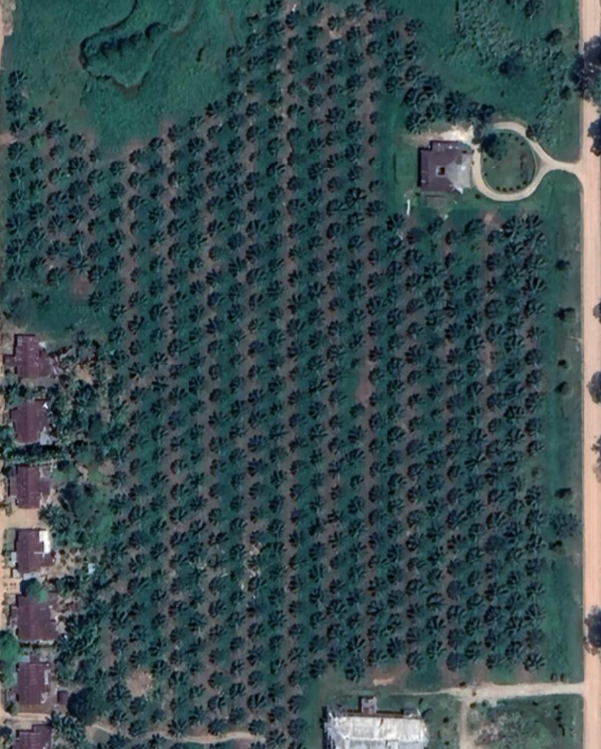
#> input picture Kursus Computer Vision/Pertemuan_1/sample4.tif, 601 x 749 px
$ jupyter execute '1.5 Drawing Library.ipynb'
#> lines starting #> are read from the running program, lines starting #| are printed output that depends on the picture; after the words box and inside, x2 and y2 are one past the last pixel; in counts of white or black regions, pixels touching at a corner belong together
## 1.4 OpenCV Drawing Tool
- Draw **line**
- Draw **rectangle**
- Draw **circle**
- Write **text**
___

[cell 1]
# import opencv library
import cv2

<br><br><br><br>
## 1.4.1 Draw Line
- using method `cv2.line(img, (x0,y0), (xt,yt), (B, G, R), thickness, line_type)` <br><br>
- parameter :
    - `img` : input image
    - `(x0, y0)` : start point (tuple)
    - `(xt, yt)` : end point (tuple)
    - `(B, G, R)` : line color (tuple), 8-bit (0-255) each color
    - `thickness` : line thickness
    - `line_type` :
        - `cv2.LINE_8` : 8-connected line - standard line drawing algorithm (default)
        - `cv2.LINE_AA` : antialiased line - makes the line look smoother by blending pixels at the edges<br><br>
</img>

[cell 2]
# read image from file 'sample4.tif'
img = cv2.imread('sample4.tif')
#> img is the input picture: shape (749, 601, 3); mean B, G, R 79.6, 76.5, 57.2


# draw a blue line from coordinate (0,0) to (100,100) with thickness 5
cv2.line(img, (0,0), (300,100), (255,0,0), 5)


# show image which has a blue line
cv2.imshow('image',img)
cv2.waitKey(0)
cv2.destroyAllWindows()

[cell 3]
# read image from file 'sample4.tif'
img = cv2.imread('sample4.tif')


# thin red horizontal (default line type)
cv2.line(img, (10, 10), (390, 10), (0, 0, 255), 1)

# thick blue vertical
cv2.line(img, (60, 60), (60, 360), (255, 0, 0), 10)

# very thick magenta vertical
cv2.line(img, (200, 60), (200, 340), (255, 0, 255), 24)


# diagonal cyan, 8-connected
# 8-connected line has some gaps on diagonal lines
cv2.line(img, (10, 380), (390, 100), (255, 255, 0), 7, cv2.LINE_8)

# thicker green horizontal, anti-aliased
# anti-aliased line looks smoother on diagonal or non-vertical/horizontal lines
# the best line type for general purpose is LINE_AA (anti-aliased)
cv2.line(img, (10, 480), (390, 200), (0, 255, 0), 7, cv2.LINE_AA)


# show image with various lines
cv2.imshow("image", img)
cv2.waitKey(0)
cv2.destroyAllWindows()

<br><br><br><br>
## 1.4.2. Draw Rectangle

- method `cv2.rectangle(img, (x0,y0), (xt,yt), (B, G, R), thickness, line_type)` <br><br>
- paramter :
    - `img` : input image
    - `(x0, y0)` : top-left-corner rectangle point (tuple)
    - `(xt, yt)` : bottom-right-corner rectangle point (tuple)
    - `(B, G, R)` : rectangle color (tuple), 8-bit (0-255) each color
    - `thickness` : rectangle thickness (if negative, color will be user as fillcolor)
    - `line_type` :
        - `cv2.LINE_8` : 8-connected line - standard line drawing algorithm (default)
        - `cv2.LINE_AA` : antialiased line - makes the line look smoother by blending pixels at the edges <br><br>
</img>

[cell 4]
# read image from file 'sample4.tif'
img = cv2.imread('sample4.tif')


# get image dimensions
h, w, c = img.shape
#> h = 749; w = 601; c = 3


# calculate rectangle coordinates at 1/4 to 3/4 of image size
x0 = int(w * 1 / 4)
#> x0 = 150
y0 = int(h * 1 / 4)
#> y0 = 187
xt = int(w * 3 / 4)
#> xt = 450
yt = int(h * 3 / 4)
#> yt = 561


# draw a blue rectangle with thickness 2
cv2.rectangle(img, (x0, y0 ), (xt, yt), (255, 0, 0), 2)
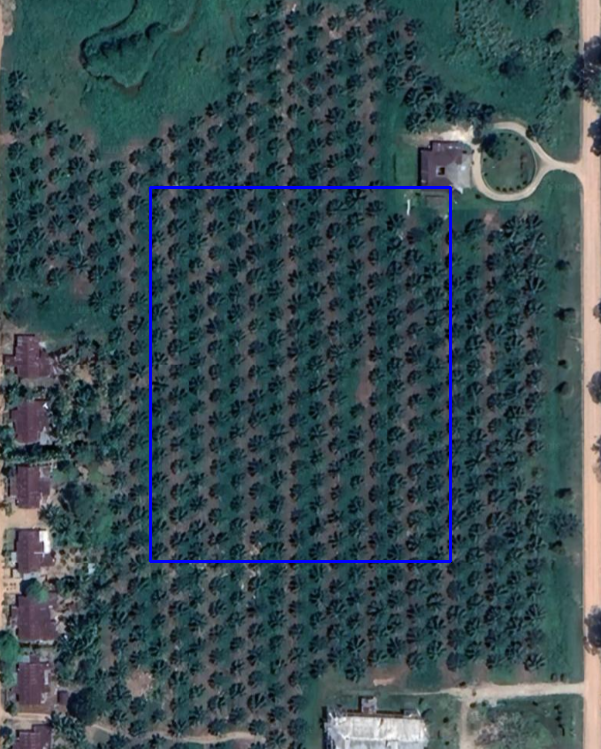
#> img: shape (749, 601, 3); mean B, G, R 81.3, 76, 56.8


# show image which has a blue line
cv2.imshow('image',img)
cv2.waitKey(0)
cv2.destroyAllWindows()

[cell 5]
# read image from file 'sample4.tif'
img = cv2.imread('sample4.tif')


# get image dimensions
h, w, c = img.shape


# calculate rectangle coordinates at 1/4 to 3/4 of image size
x0 = int(w * 1 / 4)
y0 = int(h * 1 / 4)
xt = int(w * 3 / 4)
yt = int(h * 3 / 4)


# draw a filled blue rectangle
cv2.rectangle(img, (x0, y0 ), (xt, yt), (255, 0, 0), -1)
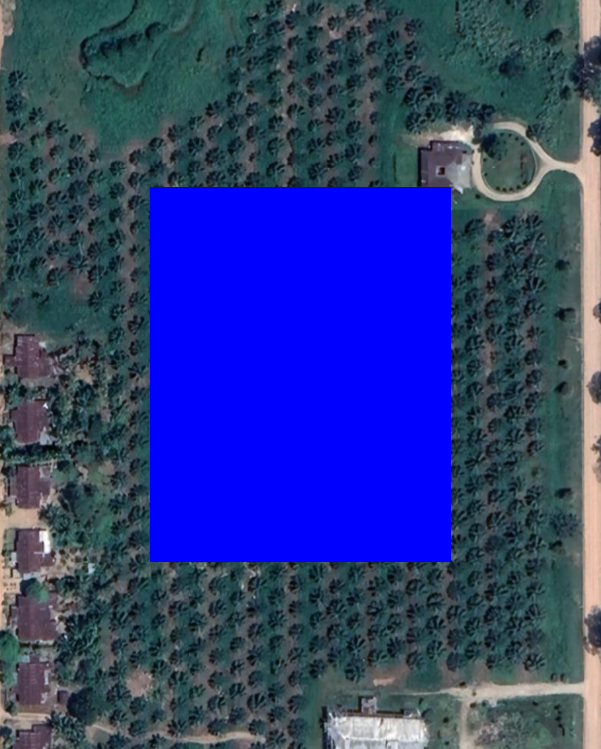
#> img: shape (749, 601, 3); mean B, G, R 126, 60.5, 46.4


# show image which has a blue line
cv2.imshow('image',img)
cv2.waitKey(0)
cv2.destroyAllWindows()

<br><br><br><br>
## 1.4.3. Draw Circle

- method `cv2.circle(img, (x,y), radius, (B, G, R), thickness, line_type)` <br><br>
- parameter :
    - `img` : input image
    - `(x, y)` : circle center point (tuple)
    - `radius` : circle radius (in pixel)
    - `(B, G, R)` : circle color (tuple)
    - `thickness` : circle thickness  (if negative, color will be user as fillcolor)
    - `line_type` :
        - `cv2.LINE_8` : 8-connected line - standard line drawing algorithm (default)
        - `cv2.LINE_AA` : antialiased line - makes the line look smoother by blending pixels at the edges<br><br>
</img>

[cell 6]
# read image from file 'sample4.tif'
img = cv2.imread('sample4.tif')


# outlined circle
cv2.circle(img,
           (65, 65),
           55,
           (0,255,150),
           2,
           cv2.LINE_AA)

# filled circle
cv2.circle(img,
           (65, 250),
           55,
           (0,50,250),
           -1,
           cv2.LINE_AA)


# show image which has two circles
cv2.imshow('image',img)
cv2.waitKey(0)
cv2.destroyAllWindows()

<br><br><br><br>
## 1.4.4. Write Text

- Menggunakan method `cv2.putText(img, text, (x,y), font_type, font_scale, (B, G, R), thickness, line_type)` <br><br>
- untuk :
    - `img` : input image
    - `text` : string to write in image
    - `(x, y)` : start-left position of text (tuple)
    - `font_type` :
        - `cv2.FONT_HERSHEY_SIMPLEX` : size sans-serif font
        - `cv2.FONT_HERSHEY_PLAIN` : small size sans-serif font
        - `cv2.FONT_HERSHEY_DUPLEX` : normal size sans-serif font (more complex than FONT_HERSHEY_SIMPLEX)
        - `cv2.FONT_HERSHEY_COMPLEX` : normal size serif font
        - `cv2.FONT_HERSHEY_TRIPLEX` : normal size serif font (more complex than FONT_HERSHEY_COMPLEX)
        - `cv2.FONT_HERSHEY_COMPLEX_SMALL` : smaller version of FONT_HERSHEY_COMPLEX
        - `cv2.FONT_HERSHEY_SCRIPT_SIMPLEX` : hand-writing style font
        - `cv2.FONT_HERSHEY_SCRIPT_COMPLEX` : more complex variant of FONT_HERSHEY_SCRIPT_SIMPLEX
        - `cv2.FONT_ITALIC` : flag for italic font
    - `(B, G, R)` : circle color (tuple)
    - `thickness` : circle thickness  (if negative, color will be user as fillcolor)
    - `line_type` :
        - `cv2.LINE_8` : 8-connected line - standard line drawing algorithm (default)
        - `cv2.LINE_AA` : antialiased line - makes the line look smoother by blending pixels at the edges<br><br>
</img>

[cell 7]
# read image from file 'sample4.tif'
img = cv2.imread('sample4.tif')


# write red text on image, using FONT_HERSHEY_SIMPLEX font
# font scale 1.5 means the font size is 1.5 times the base size
# base font size is approximately 30 pixels height for scale 1.0

cv2.putText(img,
            "Lorem Ipsum",
            (10, 250),
            cv2.FONT_HERSHEY_SIMPLEX,
            1.5,
            (0, 0, 255),
            2,
            cv2.LINE_AA)
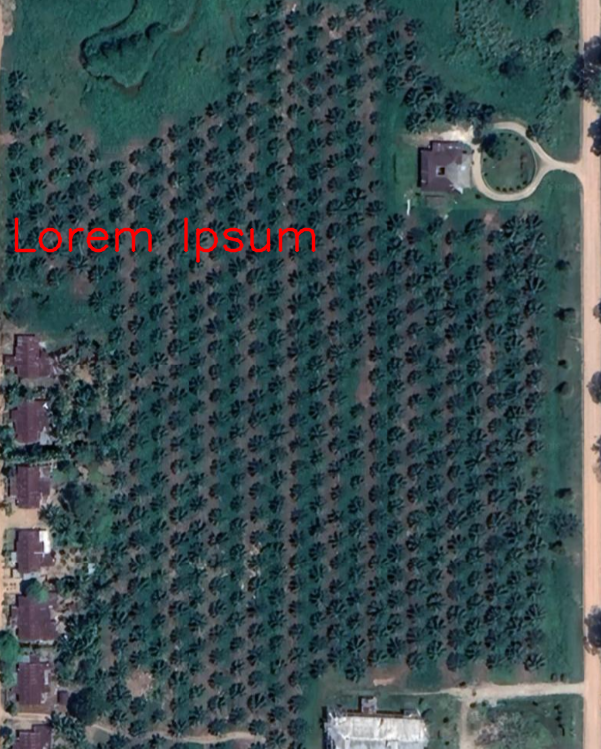
#> img: shape (749, 601, 3); mean B, G, R 79.2, 76.2, 58.3


# show image with text
cv2.imshow("Write Text", img)
cv2.waitKey()
cv2.destroyAllWindows()

<br><br><br><br>

#### ⭐ Task
- Draw text "Lorem Ipsum" on top of filled rectangle like this.<br><br>

[cell 8]
# read image from file 'sample4.tif'
img = cv2.imread('sample4.tif')


# get image dimensions
h, w, c = img.shape


# calculate rectangle coordinates at 1/4 to 3/4 of image size
x0 = int(w * 1 / 4)
y0 = int(h * 1 / 4)
xt = int(w * 3 / 4)
yt = int(h * 3 / 4)


# draw a filled blue rectangle
cv2.rectangle(img, (x0, y0 ), (xt, yt), (0, 255, 255), -1)
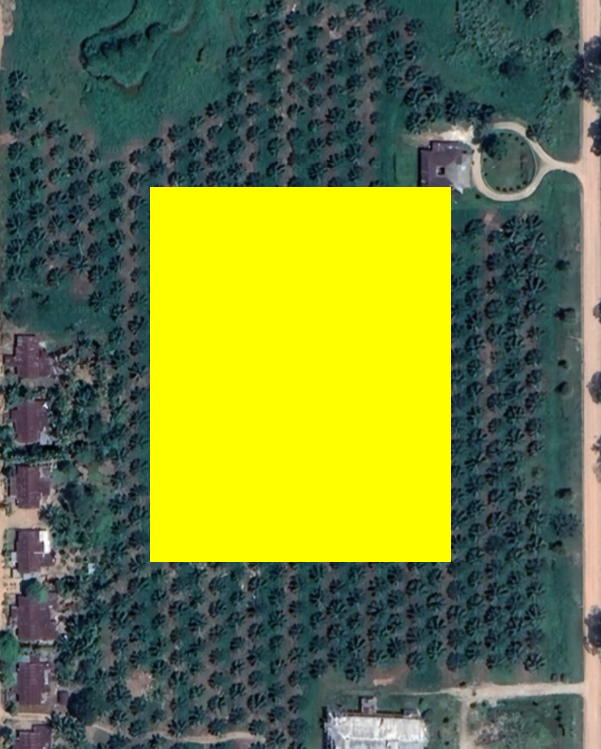
#> img: shape (749, 601, 3); mean B, G, R 62.1, 124.4, 110.3

cv2.putText(img,
            "Lorem Ipsum",
            (x0 + (xt - x0) // 2, y0 + (yt - y0) // 2),
            cv2.FONT_HERSHEY_SIMPLEX,
            1.2,
            2,
            cv2.LINE_AA)
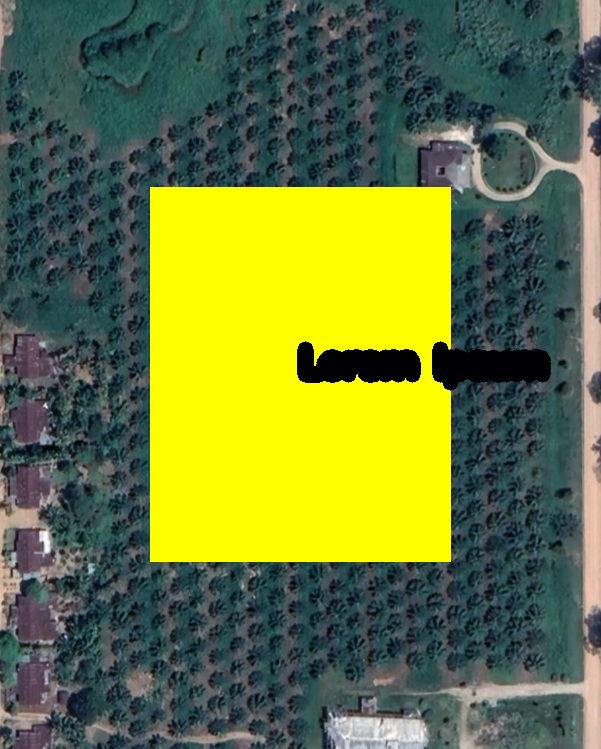
#> img: shape (749, 601, 3); 1.74% of pixels changed, all inside (x1, y1, x2, y2) = (297, 341, 551, 391)

# show image which has a blue line
cv2.imshow('image',img)
cv2.waitKey(0)
cv2.destroyAllWindows()

$ run again, with Kursus Computer Vision/Pertemuan_1/sample1.tif copied over Kursus Computer Vision/Pertemuan_1/sample4.tif
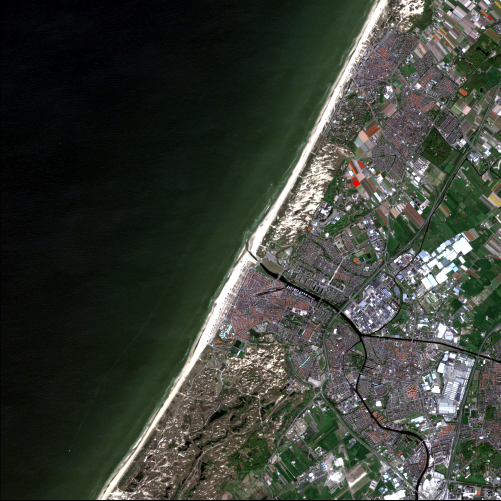
#> input picture Kursus Computer Vision/Pertemuan_1/sample1.tif, 1001 x 1001 px (shown at 1/2 size)
#> img is the input picture: shape (1001, 1001, 3); mean B, G, R 56, 64.1, 59.7
#> `cv2.rectangle(img, (x0, y0 ), (xt, yt), (255, 0, 0), -1)`:
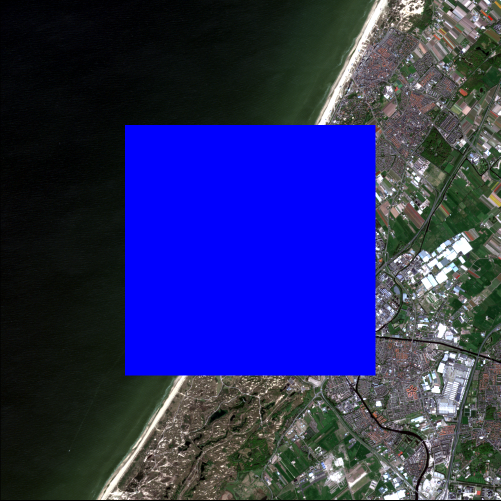
#> img: shape (1001, 1001, 3) (shown at 1/2 size); mean B, G, R 103.1, 44.9, 41.4
#> `cv2.putText(img, "Lorem Ipsum", (x0 + (xt - x0) // 2, y0 + (yt - y0) /..`:
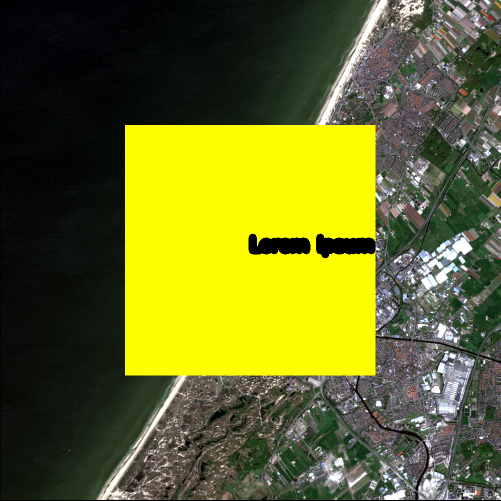
#> img: shape (1001, 1001, 3) (shown at 1/2 size); mean B, G, R 39.2, 106.8, 103.3

$ run again, with Kursus Computer Vision/Pertemuan_1/sample2.tif copied over Kursus Computer Vision/Pertemuan_1/sample4.tif
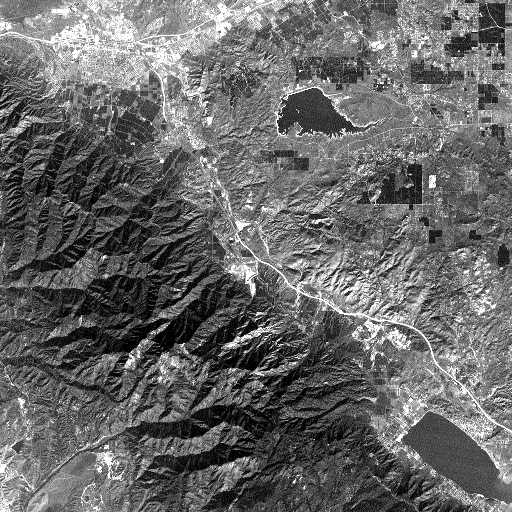
#> input picture Kursus Computer Vision/Pertemuan_1/sample2.tif, 512 x 512 px
#> img is the input picture: shape (512, 512, 3); min 0, max 255, mean 104.1
#> `cv2.rectangle(img, (x0, y0 ), (xt, yt), (255, 0, 0), -1)`:
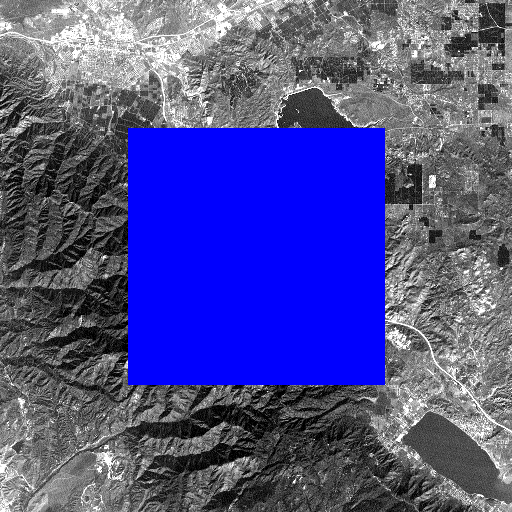
#> img: shape (512, 512, 3); mean B, G, R 143.4, 79.1, 79.1
#> `cv2.putText(img, "Lorem Ipsum", (x0 + (xt - x0) // 2, y0 + (yt - y0) /..`:
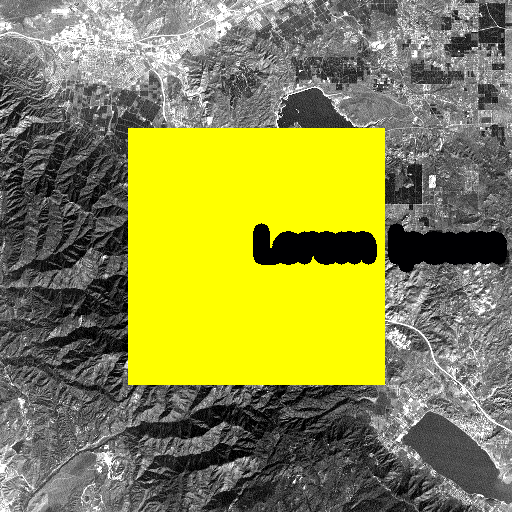
#> img: shape (512, 512, 3); mean B, G, R 77.7, 138.1, 138.1
